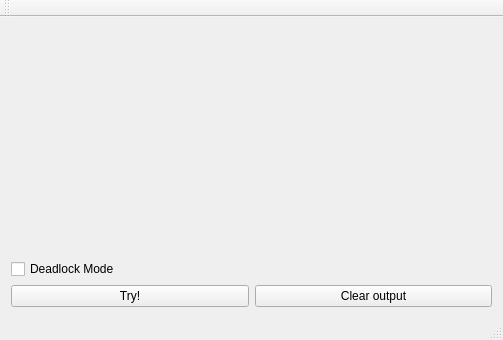
<?xml version="1.0" encoding="UTF-8"?>
<ui version="4.0">
 <class>Deadlocks</class>
 <widget class="QMainWindow" name="Deadlocks">
  <property name="geometry">
   <rect>
    <x>0</x>
    <y>0</y>
    <width>503</width>
    <height>340</height>
   </rect>
  </property>
  <property name="windowTitle">
   <string>Deadlocks</string>
  </property>
  <widget class="QWidget" name="centralWidget">
   <layout class="QGridLayout" name="gridLayout">
    <item row="0" column="0">
     <widget class="QLabel" name="outLb">
      <property name="text">
       <string/>
      </property>
     </widget>
    </item>
    <item row="1" column="0">
     <widget class="QCheckBox" name="deadLockModeBx">
      <property name="text">
       <string>Deadlock Mode</string>
      </property>
     </widget>
    </item>
    <item row="2" column="0">
     <layout class="QHBoxLayout" name="horizontalLayout">
      <item>
       <widget class="QPushButton" name="pushButton">
        <property name="text">
         <string>Try!</string>
        </property>
       </widget>
      </item>
      <item>
       <widget class="QPushButton" name="clrOutputBtn">
        <property name="text">
         <string>Clear output</string>
        </property>
       </widget>
      </item>
     </layout>
    </item>
   </layout>
  </widget>
  <widget class="QMenuBar" name="menuBar">
   <property name="geometry">
    <rect>
     <x>0</x>
     <y>0</y>
     <width>503</width>
     <height>23</height>
    </rect>
   </property>
  </widget>
  <widget class="QToolBar" name="mainToolBar">
   <attribute name="toolBarArea">
    <enum>TopToolBarArea</enum>
   </attribute>
   <attribute name="toolBarBreak">
    <bool>false</bool>
   </attribute>
  </widget>
  <widget class="QStatusBar" name="statusBar"/>
 </widget>
 <layoutdefault spacing="6" margin="11"/>
 <resources/>
 <connections/>
</ui>
